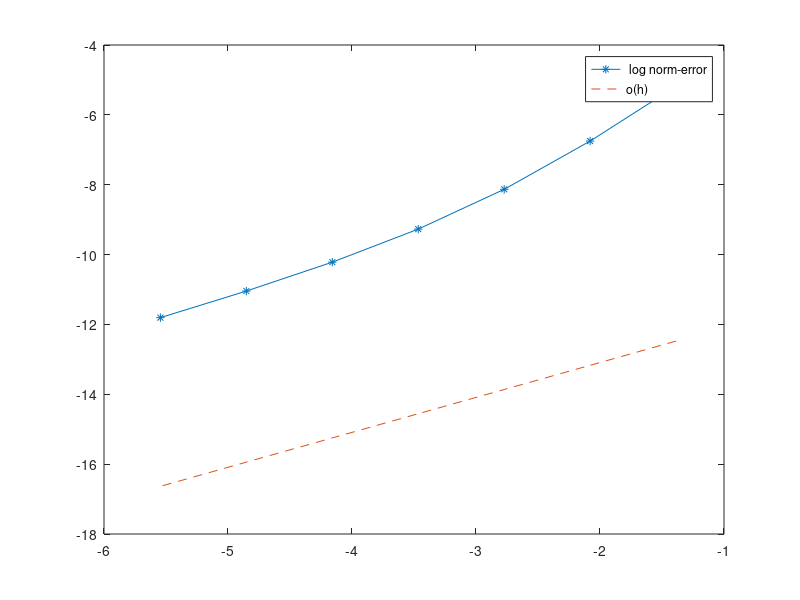

Recreate this plot in MATLAB.
clear All;
close All;
clc;
clear;
% Input Data
N=[4,8,16,32,64,128,256];

x_L=1;
alpha=1;
a=@(t) (0);
b=@(t) (0);
g=@(x) sin(pi*x);
t_f=1;

%The analytical solution is
ua=@(x,t)(sin((pi).*x).*exp((-1).*((pi).^2).*t));

inf_error=zeros(1,length(N));
norm_error=zeros(1,length(N));
h=1./N;
for t=1:length(N)
    dt=h(t);
    dx=dt;
    r=(alpha*dt)/(dx^2);
    t1=0:dt:t_f;
    x1=0:dx:x_L;
    nx=length(x1)-1;
    nt=length(t1)-1;
    
    u_i=zeros;
    u_0=g(x1);

    A=zeros(nx-1,nx-1)+diag(ones(nx-1,1)*(-1-2*r),0)+diag(ones(nx-2,1)*r,-1)+diag(ones(nx-2,1)*r,1);
    % u(t,x) is deternuned sequentially
    %for backward method
    for it=2:nt+1
        B=-u_0(2:nx)';
        B(1)=B(1)-r*a(t1(it));
        B(end)=B(end)-r*b(t1(it));
        u1 =(A\B);
        u_i =[ a(t1(it)) u1' b(t1(it))];
        u_0=u_i;
    end
    %calculate all error for each t_f=1
    calua=ua(x1,t1(it));
    error=abs(calua-u_i);
    %error calculation
    %inf norm
    inf_error(t)=max(error);
    %L 2_norm
    err=0;
    for jt=1:length(error)
        err=err+(error(jt))^2;
    end
    err=(err*dt)^(1/2);
    norm_error(t)=err;
end

%EOC calculation 
EOC=zeros(1,length(N));
EOC(1)=0;
for it=1:length(N)-1
    EOC(it+1)=((log(norm_error(it)/norm_error(it+1)))/(log(h(it)/h(it+1))));
end

fprintf("   h   norm_inf_error    norm_2_error    EOC\n-----------------------------------------------------------------\n");
for it= 1:length(N)
    fprintf("%10d %10s %10s %10s\n",h(it),inf_error(it),norm_error(it),EOC(it));
end
plot(log(h),log(norm_error),'-*',log(h),log(h)+2*log(h(length(N))),'--');
legend(' log norm-error','o(h)')